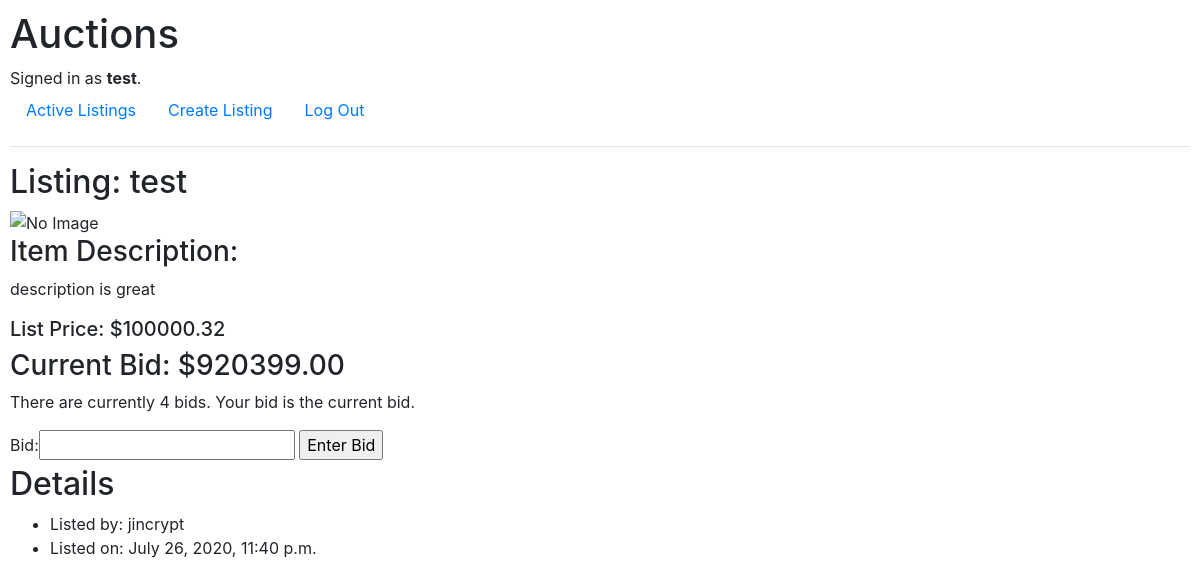
Page /listing/1/ (signed in) on the committed database.
### auctions/models.py (models this page shows)
class User(AbstractUser):
    pass

class Listing(models.Model):
    title           = models.CharField(max_length=100)
    description     = models.CharField(max_length=500)
    date            = models.DateTimeField(auto_now_add=True)
    starting_price  = models.DecimalField(max_digits=11, decimal_places=2)                      # highest sold item in the world was 450million, so 11 digits should suffice
    owner           = models.ForeignKey(User, on_delete=models.CASCADE, related_name="owner")
    image           = models.URLField(blank=True) # Default max_length=200
    status          = models.BooleanField(default=True)

class Bid(models.Model):
    user    = models.ForeignKey(User, on_delete=models.CASCADE, related_name="bid_user")
    listing = models.ForeignKey(Listing, on_delete=models.CASCADE, related_name="bid_listing")
    bid     = models.DecimalField(max_digits=11, decimal_places=2)

### auctions/views.py (the view)
# urls.py: path("listing/<int:listing_id>/", views.listing, name="listing"),
def listing(request,listing_id):
    try:
        listing = Listing.objects.get(id=listing_id)
        alert = None
    except Listing.DoesNotExist:
        raise Http404("Listing not found.")
    if request.method == "POST":
        form = CreateBid(request.POST)
        if form.is_valid():
            bid = form.cleaned_data['bid']
            if listing.bid_listing.all():
                highest_bid = listing.bid_listing.all().last().bid
            else:
                highest_bid = 0.00
            if bid <= highest_bid or bid <= listing.starting_price:
                alert = "Bid is too low."
            else:
                Bid(bid=bid, user=request.user, listing=Listing.objects.get(id=listing.id)).save()
    else:
        form = CreateBid()
    return render(request, "auctions/listing.html", {
        "listing": listing,
        "bids": listing.bid_listing.all().order_by('-bid'),
        "form": form,
        "alert": alert
    })

### auctions/forms.py
class CreateBid(forms.Form):
    bid = forms.DecimalField(decimal_places=2)

### auctions/templates/auctions/listing.html (shortened to what this page needs)
{% extends "auctions/layout.html" %}
{% block body %}
<h2>Listing: {{ listing.title }}</h2>
{% if listing.image %}
    <img src="{{ listing.image }}" alt="Listing Image" height=300>
{% else %}
    <img src="https://makitweb.com/demo/broken_image/images/noimage.png" alt="No Image" height=300>
{% endif %}
<h3>Item Description:</h3>
<p>{{ listing.description }}</p>
<h5>List Price: ${{ listing.starting_price }}</h5>
{% if bids %}
<h3>Current Bid: ${{ bids.first.bid }}</h3>
{% endif %}
<p>There are currently {{ bids.count }} bids.
    {% if bids.first.user == request.user %}
        Your bid is the current bid.
    {% endif %}
</p>
{% if user.is_authenticated %}
<form action="{% url 'listing' listing.id %}" method="POST">
    {{ form }}
    <input type="submit" value="Enter Bid">
</form>
{% endif %}
<div>
    <h2>Details</h2>
    <ul>
        <li>Listed by: {{ listing.owner }}</li>
        <li>Listed on: {{ listing.date }}</li>
    </ul>
</div>
{% endblock %}

### auctions/templates/auctions/layout.html (shortened to what this page needs)
{% load static %}
<!DOCTYPE html>
<html lang="en">
    <head>
        <link rel="stylesheet" href="https://stackpath.bootstrapcdn.com/bootstrap/4.4.1/css/bootstrap.min.css">
        <link href="{% static 'auctions/styles.css' %}" rel="stylesheet">
    </head>
    <body>
        <h1>Auctions</h1>
        <div>
            {% if user.is_authenticated %}
                Signed in as <strong>{{ user.username }}</strong>.
            {% else %}
                Not signed in.
            {% endif %}
        </div>
        <ul class="nav">
            <li class="nav-item">
                <a class="nav-link" href="{% url 'index' %}">Active Listings</a>
            </li>
            {% if user.is_authenticated %}
                <li class="nav-item">
                    <a class="nav-link" href="{% url 'create_listing' %}">Create Listing</a>
                </li>
                <li class="nav-item">
                    <a class="nav-link" href="{% url 'logout' %}">Log Out</a>
                </li>
            {% endif %}
        </ul>
        <hr>
        {% block body %}
        {% endblock %}
    </body>
</html>

### auctions/static/auctions/styles.css (style rules this page uses)
body { padding: 10px; }

### rows in the picture
User: username "test"
Listing: title "test", description "description is great", starting_price "100000.32", owner "jincrypt", date "July 26, 2020, 11:40 p.m."
Bid: first.bid "920399.00"

### other values in the picture
{{ bids.count }} "4"
